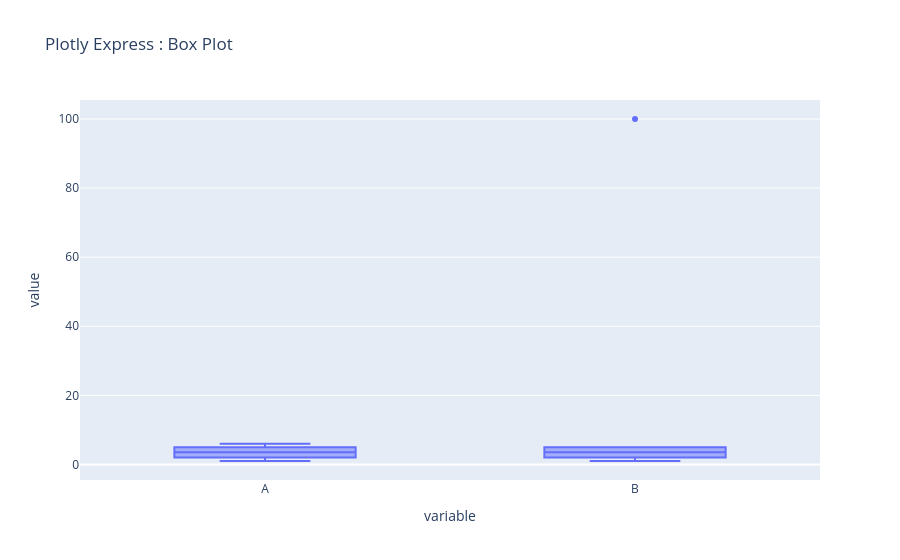

The notebook cell this image was saved under:
### Code cell
import plotly.express as px

fig = px.box(
    df,
    y = ["A", "B"],
    title = "Plotly Express : Box Plot"
)



fig.show()

### Figure 1 — Plotly figure (JSON) as saved in the notebook; plotly's stock layout.template omitted (floating-point values rounded to 4 significant figures)
{"data": [{"alignmentgroup": "True", "hovertemplate": "variable=%{x}<br>value=%{y}<extra></extra>", "legendgroup": "", "marker": {"color": "#636efa"}, "name": "", "notched": false, "offsetgroup": "", "orientation": "v", "showlegend": false, "type": "box", "x": ["A", "A", "A", "A", "A", "A", "B", "B", "B", "B", "B", "B"], "x0": " ", "xaxis": "x", "y": [1, 2, 3, 4, 5, 6, 1, 2, 3, 4, 5, 100], "y0": " ", "yaxis": "y"}], "layout": {"boxmode": "group", "legend": {"tracegroupgap": 0}, "title": {"text": "Plotly Express : Box Plot"}, "xaxis": {"anchor": "y", "domain": [0, 1], "title": {"text": "variable"}}, "yaxis": {"anchor": "x", "domain": [0, 1], "title": {"text": "value"}}}}
